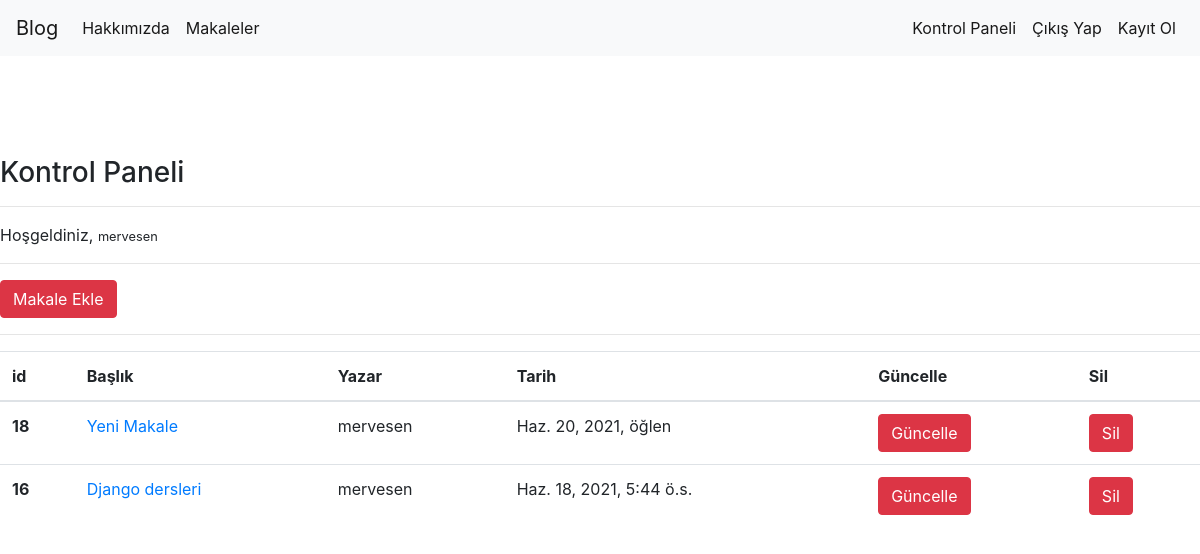
Screenshot of /articles/dashboard/ (signed in) with the database file from the repository.
### article/models.py (models this page shows, shortened)
class Article(models.Model):
    author = models.ForeignKey("auth.User",on_delete=models.CASCADE,verbose_name="Yazar")
    title = models.CharField(max_length=50,verbose_name="Başlık")
    content = RichTextField()
    created_date = models.DateTimeField(auto_now_add=True, verbose_name="Değiştirilme Tarihi")
    article_image = models.FileField(blank=True, null=True, verbose_name="Makaleye Fotoğraf Ekleyin")
    class Meta:
        ordering = ['-created_date']

### article/views.py (the view)
# urls.py: path('dashboard/',views.dashboard,name="dashboard"),
@login_required(login_url= "user:login")
def dashboard(request):
    articles = Article.objects.filter(author = request.user)
    context = {
        "articles":articles
    }
    return render(request,"dashboard.html",context)

### templates/dashboard.html
{% extends "layout.html" %}
{% block body %}
<h3>Kontrol Paneli</h3>
<hr>
<p>
    Hoşgeldiniz, <small>{{request.user.username}}</small>
</p>
<hr>
<a class="btn btn-danger" href="/articles/addarticle">Makale Ekle</a>
<hr>
{% if articles %}
<table class="table">
  <thead>
    <tr>
      <th scope="col">id</th>
      <th scope="col">Başlık</th>
      <th scope="col">Yazar</th>
      <th scope="col">Tarih</th>
      <th scope="col">Güncelle</th>
      <th scope="col">Sil</th>
    </tr>
  </thead>
  <tbody>
    {% for article in articles  %}
    <tr>
        <th scope="row">{{article.id}}</th>
        <td><a href="/articles/article/{{article.id}}">{{article.title}}</a></td>
        <td>{{article.author.username}}</td>
        <td>{{article.created_date}}</td>
        <td><a href="/articles/update/{{article.id}}" class = "btn btn-danger">Güncelle</a></td>
        <td><a href="/articles/delete/{{article.id}}" class = "btn btn-danger">Sil</a></td>
    </tr>
    {% endfor %}
  </tbody>
</table>
{% else %}
<div class = "alert alert-danger">
    Henüz bir makaleniz bulunmuyor...
</div>
{% endif %}
{% endblock body %}

### rows the page displays
Article: id "18", title "Yeni Makale", author.username "mervesen", created_date "Haz. 20, 2021, öğlen"
Article: id "16", title "Django dersleri", author.username "mervesen", created_date "Haz. 18, 2021, 5:44 ö.s."

### other values shown
{{ request.user.username }} "mervesen"
